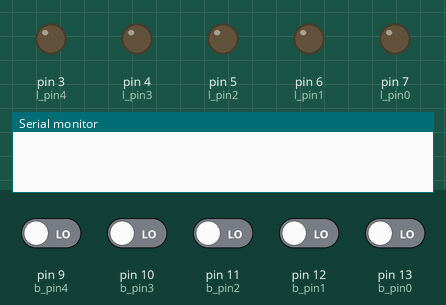
Recording of a sketch running on a simulated Arduino Uno, built with avr-gcc and run on an emulated ATmega328P. Parts: output pins drawn as LEDs (lit = HIGH), the last lines printed to the serial monitor. The test bench sets the inputs (shaded band); at power-on: pin 9 (b_pin4), pin 10 (b_pin3), pin 11 (b_pin2), pin 12 (b_pin1), pin 13 (b_pin0) LOW.

Above: at 1.2 s.
1.3 s: pin 9 (b_pin4) driven HIGH
At 2.2 s:
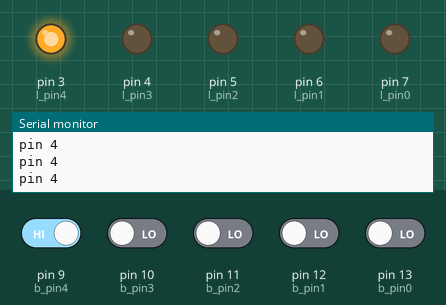
2.9 s: pin 10 (b_pin3) driven HIGH
At 3.5 s:
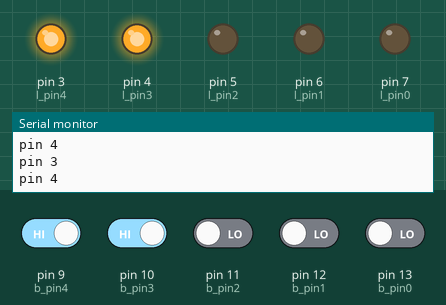
4.5 s: pin 11 (b_pin2) driven HIGH
At 5.8 s:
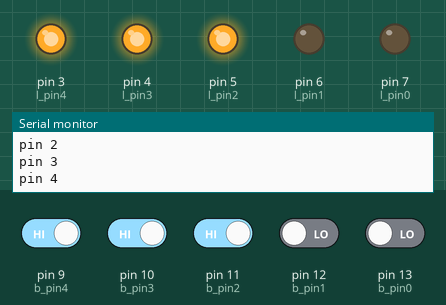
6.1 s: pin 12 (b_pin1) driven HIGH
At 7.3 s:
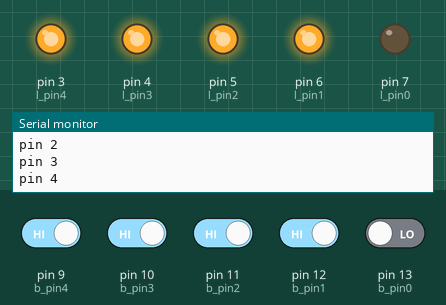
7.7 s: pin 13 (b_pin0) driven HIGH
At 8.6 s:
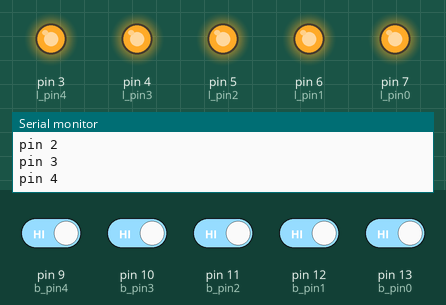
9.3 s: pin 9 (b_pin4) driven LOW
At 10.0 s:
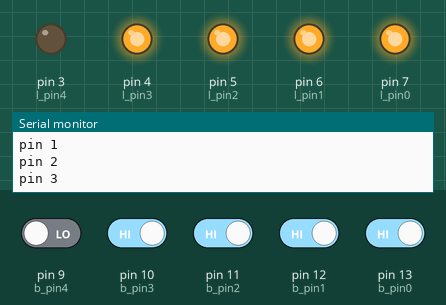
Timing chart, 0 to 11.9 s (numbered marks = the images above; inputs shaded):
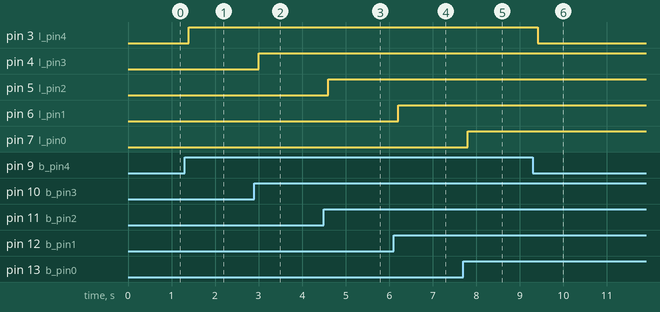

The sketch:

main.ino
```cpp
//BUTTONS PINS
#define b_pin0 13
#define b_pin1 12
#define b_pin2 11
#define b_pin3 10
#define b_pin4 9
// LEDS PINS
#define l_pin0 7
#define l_pin1 6
#define l_pin2 5
#define l_pin3 4
#define l_pin4 3

void setup() {
    Serial.begin(9600);
    pinMode(b_pin0, INPUT);
    pinMode(b_pin1, INPUT);
    pinMode(b_pin2, INPUT);
    pinMode(b_pin3, INPUT);
    pinMode(b_pin4, INPUT);
    pinMode(l_pin0, OUTPUT);
    pinMode(l_pin1, OUTPUT);
    pinMode(l_pin2, OUTPUT);
    pinMode(l_pin3, OUTPUT);
    pinMode(l_pin4, OUTPUT);
}

void loop() {
    if(digitalRead(b_pin0) == HIGH){
        Serial.println("pin 0 ");
        digitalWrite(l_pin0, HIGH);
    }
    if(digitalRead(b_pin1) == HIGH){
        Serial.println("pin 1 ");
        digitalWrite(l_pin1, HIGH);
    }
    if(digitalRead(b_pin2) == HIGH){
        Serial.println("pin 2 ");
        digitalWrite(l_pin2, HIGH);
    }
    if(digitalRead(b_pin3) == HIGH){
        Serial.println("pin 3 ");
        digitalWrite(l_pin3, HIGH);
    }
    if(digitalRead(b_pin4) == HIGH){
        Serial.println("pin 4 ");
        digitalWrite(l_pin4, HIGH);
    }

    if(digitalRead(b_pin0) == LOW){
        digitalWrite(l_pin0, LOW);
    }
    if(digitalRead(b_pin1) == LOW){
        digitalWrite(l_pin1, LOW);
    }
    if(digitalRead(b_pin2) == LOW){
        digitalWrite(l_pin2, LOW);
    }
    if(digitalRead(b_pin3) == LOW){
        digitalWrite(l_pin3, LOW);
    }
    if(digitalRead(b_pin4) == LOW){
        digitalWrite(l_pin4, LOW);
    }

    delay(200); // Przykładowe opóźnienie, aby nie spamować co chwilę portu szeregowego
}
```

Measured:
- after the input at 1.3 s, pin 3 (l_pin4): LOW → HIGH after 0.10 s
- after the input at 2.9 s, pin 4 (l_pin3): LOW → HIGH after 0.10 s
- after the input at 4.5 s, pin 5 (l_pin2): LOW → HIGH after 0.10 s
- after the input at 6.1 s, pin 6 (l_pin1): LOW → HIGH after 0.11 s
- after the input at 7.7 s, pin 7 (l_pin0): LOW → HIGH after 0.11 s
- after the input at 9.3 s, pin 3 (l_pin4): HIGH → LOW after 0.11 s
